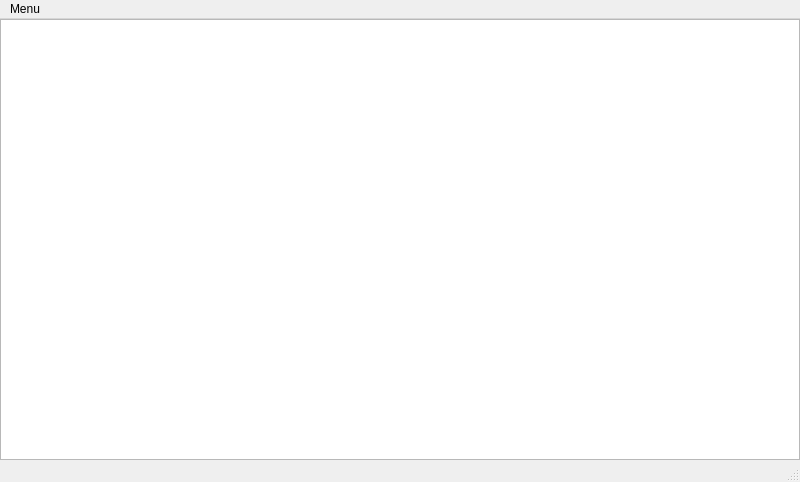
<?xml version="1.0" encoding="UTF-8"?>
<ui version="4.0">
 <class>MainWindow</class>
 <widget class="QMainWindow" name="MainWindow">
  <property name="geometry">
   <rect>
    <x>0</x>
    <y>0</y>
    <width>800</width>
    <height>482</height>
   </rect>
  </property>
  <property name="windowTitle">
   <string>RayTracer</string>
  </property>
  <widget class="QWidget" name="centralWidget">
   <layout class="QVBoxLayout" name="verticalLayout">
    <property name="leftMargin">
     <number>0</number>
    </property>
    <property name="topMargin">
     <number>0</number>
    </property>
    <property name="rightMargin">
     <number>0</number>
    </property>
    <property name="bottomMargin">
     <number>0</number>
    </property>
    <item>
     <widget class="QGraphicsView" name="graphicsView">
      <property name="mouseTracking">
       <bool>true</bool>
      </property>
      <property name="verticalScrollBarPolicy">
       <enum>Qt::ScrollBarAlwaysOff</enum>
      </property>
      <property name="horizontalScrollBarPolicy">
       <enum>Qt::ScrollBarAlwaysOff</enum>
      </property>
     </widget>
    </item>
   </layout>
  </widget>
  <widget class="QMenuBar" name="menuBar">
   <property name="geometry">
    <rect>
     <x>0</x>
     <y>0</y>
     <width>800</width>
     <height>21</height>
    </rect>
   </property>
   <widget class="QMenu" name="menuMenu_Section_1">
    <property name="title">
     <string>Menu</string>
    </property>
    <addaction name="separator"/>
    <addaction name="actionSettings"/>
    <addaction name="actionLoadScene"/>
    <addaction name="actionSaveScene"/>
    <addaction name="actionSaveImage"/>
    <addaction name="separator"/>
    <addaction name="actionQuit"/>
   </widget>
   <addaction name="menuMenu_Section_1"/>
  </widget>
  <widget class="QStatusBar" name="statusBar">
   <property name="styleSheet">
    <string notr="true">margin-left: 1px;</string>
   </property>
  </widget>
  <action name="actionQuit">
   <property name="text">
    <string>Quit</string>
   </property>
  </action>
  <action name="actionSettings">
   <property name="text">
    <string>Settings</string>
   </property>
   <property name="toolTip">
    <string>Settings</string>
   </property>
  </action>
  <action name="actionSaveScene">
   <property name="text">
    <string>Save Scene</string>
   </property>
   <property name="toolTip">
    <string>Save Scene</string>
   </property>
  </action>
  <action name="actionLoadScene">
   <property name="text">
    <string>Load Scene</string>
   </property>
   <property name="toolTip">
    <string>Load Scene</string>
   </property>
  </action>
  <action name="actionSaveImage">
   <property name="text">
    <string>Save Image</string>
   </property>
  </action>
 </widget>
 <layoutdefault spacing="6" margin="11"/>
 <resources/>
 <connections/>
</ui>
